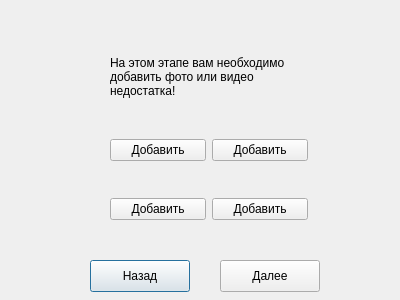
<?xml version="1.0" encoding="UTF-8"?>
<ui version="4.0">
 <class>PhotoVideo</class>
 <widget class="QDialog" name="PhotoVideo">
  <property name="geometry">
   <rect>
    <x>0</x>
    <y>0</y>
    <width>400</width>
    <height>300</height>
   </rect>
  </property>
  <property name="windowTitle">
   <string>Dialog</string>
  </property>
  <widget class="QPushButton" name="pushButton_5">
   <property name="geometry">
    <rect>
     <x>220</x>
     <y>260</y>
     <width>100</width>
     <height>32</height>
    </rect>
   </property>
   <property name="text">
    <string>Далее</string>
   </property>
  </widget>
  <widget class="QPushButton" name="pushButton_6">
   <property name="geometry">
    <rect>
     <x>90</x>
     <y>260</y>
     <width>100</width>
     <height>32</height>
    </rect>
   </property>
   <property name="text">
    <string>Назад</string>
   </property>
   <property name="default">
    <bool>true</bool>
   </property>
  </widget>
  <widget class="QWidget" name="verticalLayoutWidget">
   <property name="geometry">
    <rect>
     <x>110</x>
     <y>20</y>
     <width>198</width>
     <height>231</height>
    </rect>
   </property>
   <layout class="QVBoxLayout" name="verticalLayout">
    <item>
     <widget class="QLabel" name="label">
      <property name="text">
       <string>На этом этапе вам необходимо добавить фото или видео недостатка!</string>
      </property>
      <property name="wordWrap">
       <bool>true</bool>
      </property>
     </widget>
    </item>
    <item>
     <layout class="QGridLayout" name="gridLayout">
      <item row="2" column="0">
       <widget class="QPushButton" name="pushButton_3">
        <property name="text">
         <string>Добавить</string>
        </property>
       </widget>
      </item>
      <item row="3" column="1">
       <widget class="QLabel" name="label_4">
        <property name="text">
         <string/>
        </property>
       </widget>
      </item>
      <item row="0" column="0">
       <widget class="QPushButton" name="pushButton">
        <property name="text">
         <string>Добавить</string>
        </property>
       </widget>
      </item>
      <item row="1" column="0">
       <widget class="QLabel" name="label_2">
        <property name="text">
         <string/>
        </property>
       </widget>
      </item>
      <item row="0" column="1">
       <widget class="QPushButton" name="pushButton_2">
        <property name="text">
         <string>Добавить</string>
        </property>
       </widget>
      </item>
      <item row="2" column="1">
       <widget class="QPushButton" name="pushButton_4">
        <property name="text">
         <string>Добавить</string>
        </property>
       </widget>
      </item>
      <item row="1" column="1">
       <widget class="QLabel" name="label_3">
        <property name="text">
         <string/>
        </property>
       </widget>
      </item>
      <item row="3" column="0">
       <widget class="QLabel" name="label_5">
        <property name="text">
         <string/>
        </property>
       </widget>
      </item>
     </layout>
    </item>
   </layout>
  </widget>
 </widget>
 <resources/>
 <connections/>
</ui>
